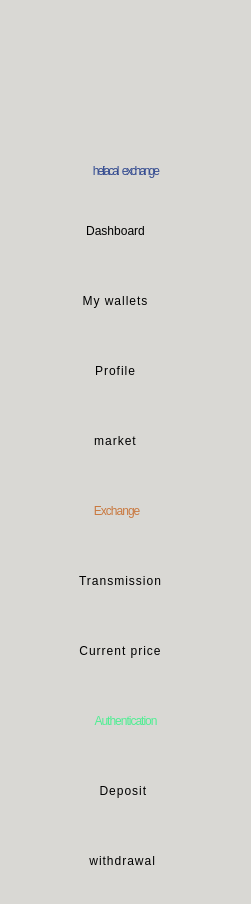
  <widget class="QWidget" name="widget_2" native="true">
   <property name="geometry">
    <rect>
     <x>1030</x>
     <y>0</y>
     <width>251</width>
     <height>904</height>
    </rect>
   </property>
   <property name="styleSheet">
    <string notr="true">background-color:#d9d8d4  ;</string>
   </property>
   <widget class="QPushButton" name="Mywallets_btn">
    <property name="geometry">
     <rect>
      <x>30</x>
      <y>280</y>
      <width>171</width>
      <height>41</height>
     </rect>
    </property>
    <property name="cursor">
     <cursorShape>PointingHandCursor</cursorShape>
    </property>
    <property name="styleSheet">
     <string notr="true">border:none;
font: 28pt &quot;Bangers&quot;;
letter-spacing: 1px;
color: rgb(0, 0, 0);
</string>
    </property>
    <property name="text">
     <string>My wallets</string>
    </property>
   </widget>
   <widget class="QPushButton" name="Transmission_btn">
    <property name="geometry">
     <rect>
      <x>10</x>
      <y>560</y>
      <width>221</width>
      <height>41</height>
     </rect>
    </property>
    <property name="cursor">
     <cursorShape>PointingHandCursor</cursorShape>
    </property>
    <property name="styleSheet">
     <string notr="true">border:none;
color: rgb(0, 0, 0);
font: 28pt &quot;Bangers&quot;;
letter-spacing: 1px;</string>
    </property>
    <property name="text">
     <string>Transmission</string>
    </property>
   </widget>
   <widget class="QLabel" name="app_logo">
    <property name="enabled">
     <bool>true</bool>
    </property>
    <property name="geometry">
     <rect>
      <x>0</x>
      <y>0</y>
      <width>251</width>
      <height>151</height>
     </rect>
    </property>
    <property name="text">
     <string/>
    </property>
    <property name="pixmap">
     <pixmap>E:/Downloads/logo for a currency exchange named heliacal (1).png</pixmap>
    </property>
    <property name="scaledContents">
     <bool>true</bool>
    </property>
    <property name="indent">
     <number>-6</number>
    </property>
   </widget>
   <widget class="QPushButton" name="Dashboard_btn">
    <property name="geometry">
     <rect>
      <x>20</x>
      <y>210</y>
      <width>191</width>
      <height>41</height>
     </rect>
    </property>
    <property name="cursor">
     <cursorShape>PointingHandCursor</cursorShape>
    </property>
    <property name="styleSheet">
     <string notr="true">border:none;
font: 28pt &quot;Bangers&quot;;
color: rgb(0, 0, 0);

</string>
    </property>
    <property name="text">
     <string>Dashboard</string>
    </property>
   </widget>
   <widget class="QPushButton" name="Authentication_btn">
    <property name="geometry">
     <rect>
      <x>10</x>
      <y>700</y>
      <width>231</width>
      <height>41</height>
     </rect>
    </property>
    <property name="cursor">
     <cursorShape>PointingHandCursor</cursorShape>
    </property>
    <property name="styleSheet">
     <string notr="true">border:none;
color: #4fee93;
font: 28pt &quot;Bangers&quot;;
letter-spacing: -1px;</string>
    </property>
    <property name="text">
     <string>Authentication</string>
    </property>
   </widget>
   <widget class="QLabel" name="app_name">
    <property name="enabled">
     <bool>false</bool>
    </property>
    <property name="geometry">
     <rect>
      <x>0</x>
      <y>150</y>
      <width>251</width>
      <height>41</height>
     </rect>
    </property>
    <property name="styleSheet">
     <string notr="true">           border: none;  
color: #344b90;
background-color: #d9d8d4;
font: 22pt &quot;Rubik Wet Paint&quot;;
letter-spacing: -2px;
word-spacing: 3px;
</string>
    </property>
    <property name="text">
     <string>heliacal exchange</string>
    </property>
    <property name="alignment">
     <set>Qt::AlignmentFlag::AlignCenter</set>
    </property>
   </widget>
   <widget class="QPushButton" name="easyexchange_btn">
    <property name="geometry">
     <rect>
      <x>40</x>
      <y>490</y>
      <width>151</width>
      <height>41</height>
     </rect>
    </property>
    <property name="cursor">
     <cursorShape>PointingHandCursor</cursorShape>
    </property>
    <property name="styleSheet">
     <string notr="true">border:none;
color: #c97940;
font: 28pt &quot;Bangers&quot;;
letter-spacing: -1px;</string>
    </property>
    <property name="text">
     <string> Exchange</string>
    </property>
   </widget>
   <widget class="QPushButton" name="Profile_btn">
    <property name="geometry">
     <rect>
      <x>10</x>
      <y>350</y>
      <width>211</width>
      <height>41</height>
     </rect>
    </property>
    <property name="cursor">
     <cursorShape>PointingHandCursor</cursorShape>
    </property>
    <property name="styleSheet">
     <string notr="true">border:none;
font: 28pt &quot;Bangers&quot;;
letter-spacing: 1px;
color: rgb(0, 0, 0);
</string>
    </property>
    <property name="text">
     <string>Profile</string>
    </property>
   </widget>
   <widget class="QPushButton" name="currentprice_btn">
    <property name="geometry">
     <rect>
      <x>10</x>
      <y>630</y>
      <width>221</width>
      <height>41</height>
     </rect>
    </property>
    <property name="cursor">
     <cursorShape>PointingHandCursor</cursorShape>
    </property>
    <property name="styleSheet">
     <string notr="true">border:none;
color: rgb(0, 0, 0);
font: 28pt &quot;Bangers&quot;;
letter-spacing: 1px;</string>
    </property>
    <property name="text">
     <string>Current price</string>
    </property>
   </widget>
   <widget class="QPushButton" name="deposit_btn">
    <property name="geometry">
     <rect>
      <x>40</x>
      <y>770</y>
      <width>171</width>
      <height>41</height>
     </rect>
    </property>
    <property name="cursor">
     <cursorShape>PointingHandCursor</cursorShape>
    </property>
    <property name="styleSheet">
     <string notr="true">border:none;
font: 28pt &quot;Bangers&quot;;
letter-spacing: 1px;
color: rgb(0, 0, 0);
</string>
    </property>
    <property name="text">
     <string>Deposit </string>
    </property>
   </widget>
   <widget class="QPushButton" name="market_btn">
    <property name="geometry">
     <rect>
      <x>30</x>
      <y>420</y>
      <width>171</width>
      <height>41</height>
     </rect>
    </property>
    <property name="cursor">
     <cursorShape>PointingHandCursor</cursorShape>
    </property>
    <property name="styleSheet">
     <string notr="true">border:none;
color: rgb(0, 0, 0);
font: 28pt &quot;Bangers&quot;;
letter-spacing: 1px;</string>
    </property>
    <property name="text">
     <string>market</string>
    </property>
   </widget>
   <widget class="QPushButton" name="withdrawal_btn">
    <property name="geometry">
     <rect>
      <x>20</x>
      <y>840</y>
      <width>201</width>
      <height>41</height>
     </rect>
    </property>
    <property name="cursor">
     <cursorShape>PointingHandCursor</cursorShape>
    </property>
    <property name="styleSheet">
     <string notr="true">border:none;
font: 28pt &quot;Bangers&quot;;
letter-spacing: 1px;
color: rgb(0, 0, 0);
</string>
    </property>
    <property name="text">
     <string> withdrawal</string>
    </property>
   </widget>
  </widget>
